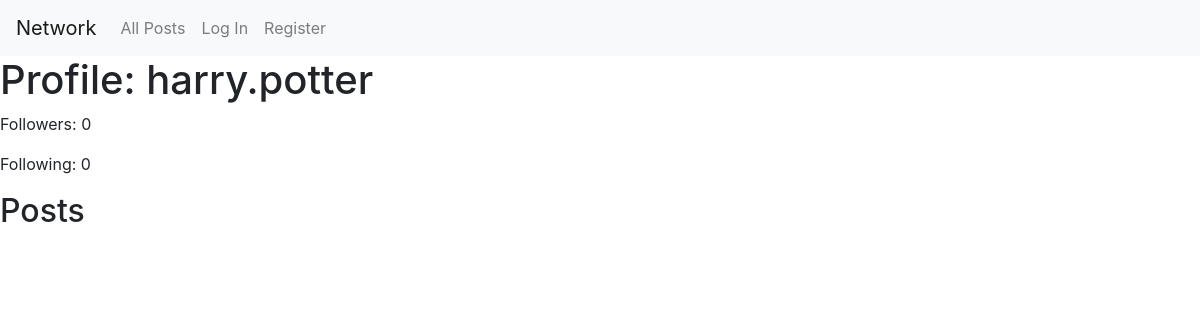
/profile/harry.potter, run on an earlier commit of the app's database.
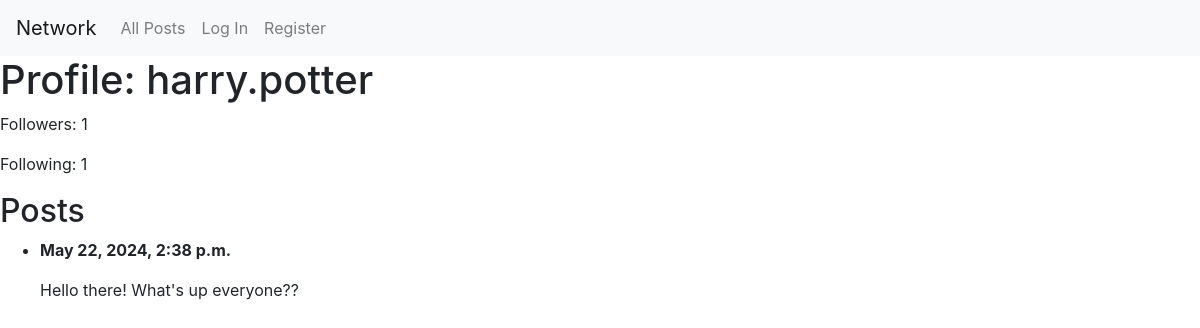
And on a later commit of the database.
### network/models.py (models this page shows, shortened)
class Post(models.Model):
  user = models.ForeignKey(User, on_delete=models.CASCADE)
  content = models.TextField()
  timestamp = models.DateTimeField(auto_now_add=True)
  likes = models.PositiveIntegerField(default=0)

### network/views.py (the view)
# urls.py: path('profile/<str:username>', views.profile, name='profile'),
def profile(request, username):
  user = get_object_or_404(User, username=username)
  user_posts = Post.objects.filter(user=user).order_by('-timestamp')
  follower_count = user.followers.count()
  following_count = user.following.count()  # Optional, depending on your model
  show_follow_button = request.user != user and request.user.is_authenticated
  following = False
  if show_follow_button:
    following = Follower.objects.filter(follower=request.user, following=user).exists()
  return render(request, 'network/profile.html', {
      'profile_user': user,
      'posts': user_posts,
      'follower_count': follower_count,
      'following_count': following_count,
      'following': following,
      'show_follow_button': show_follow_button
  })

### network/templates/network/profile.html (shortened to what this page needs)
{% extends "network/layout.html" %}
{% block body %}
    <h1>Profile: {{ profile_user.username }}</h1>
    <p id="followers">Followers: {{ follower_count }}</p>
    <p id="following">Following: {{ following_count }}</p>
    <h2>Posts</h2>
    <ul>
    {% for post in posts %}
        <li>
        <p><b>{{ post.timestamp }}</b></p>
        <p>{{ post.content }}</p>
        </li>
    {% endfor %}
    </ul>
{% endblock %}

What changed in the data, as far as the page shows it:
added Post: timestamp "May 22, 2024, 2:38 p.m.", content "Hello there! What's up everyone??"
Also different on the page:
{{ follower_count }}: "0" → "1"
{{ following_count }}: "0" → "1"
